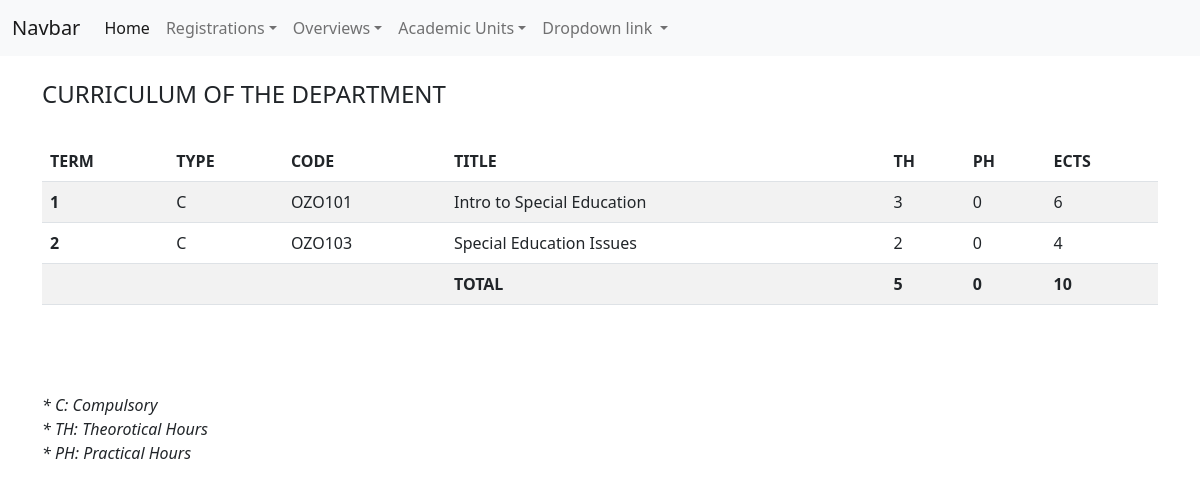
/overviews/curriculum/2, run on the app's committed database.
### registrations/models.py (models this page shows, shortened)
class Curriculums(models.Model):
    class Term(models.IntegerChoices):
        first = 1
        second = 2
        third = 3
        forth = 4
        fifth = 5
        sixth = 6
        seventh = 7
        eighth = 8
    TYPE_CHOICE = [
        ("C", "Compulsory"),
        ("E", "Elective")
    ]
    department = models.ForeignKey(Departments, on_delete=models.SET_NULL, null=True)
    term = models.IntegerField(choices=Term.choices)
    code = models.CharField(max_length=6, unique=True)
    title = models.CharField(max_length=50)
    theortical_hours = models.IntegerField(validators=[MinValueValidator(0), MaxValueValidator(12)])
    practical_hours = models.IntegerField(validators=[MinValueValidator(0), MaxValueValidator(12)])
    ects = models.IntegerField(validators=[MinValueValidator(0), MaxValueValidator(12)])
    course_type = models.CharField(max_length=20, choices=TYPE_CHOICE)
    student = models.ManyToManyField(Students)

### overviews/views.py (the view)
# urls.py: path('curriculum/<int:dep_id>', views.curriculum_view, name="curriculum"),
def curriculum_view(request, dep_id):
    curriculum_data = Curriculums.objects.filter(department_id = dep_id).order_by('term')
    curriculum_hours_sum = curriculum_data.aggregate(Sum('theortical_hours'))
    practical_hours_sum = curriculum_data.aggregate(Sum('practical_hours'))
    ects_sum = curriculum_data.aggregate(Sum('ects'))
    var = {
        "curriculum_data":curriculum_data, "curriculum_hours_sum":curriculum_hours_sum,
        "practical_hours_sum":practical_hours_sum,
        "ects_sum":ects_sum
        }
    return render(request,"overviews/curriculum.html",context=var)

### overviews/templates/overviews/curriculum.html
{% extends 'base.html' %}
{% block body %}
<div class="container">
    <br>
    <h4>CURRICULUM OF THE {{data.department}} DEPARTMENT</h4>
    <br>
    <table class="table table-striped table-hover">
        <thead>
          <tr>
            <th scope="col">TERM</th>
            <th scope="col">TYPE</th>
            <th scope="col">CODE</th>
            <th scope="col">TITLE</th>
            <th scope="col">TH</th>
            <th scope="col">PH</th>
            <th scope="col">ECTS</th>
          </tr>
        </thead>
        <tbody>
            {% for cur in curriculum_data %}
            <tr>
                <th scope="row">{{cur.term}}</th>
                <td>{{cur.course_type}}</td>
                <td>{{cur.code}} </td>
                <td>{{cur.title}}</td>
                <td>{{cur.theortical_hours}}</td>
                <td>{{cur.practical_hours}}</td>
                <td>{{cur.ects}}</td>
              </tr>
            {% endfor %}
            <tr>
                <th scope="row"></th>
                <td></td>
                <td></td>
                <td><b>TOTAL</b></td>
                <td><b>{{curriculum_hours_sum.theortical_hours__sum}}</b></td>
                <td><b>{{practical_hours_sum.practical_hours__sum}}</b></td>
                <td><b>{{ects_sum.ects__sum}}</b></td>
              </tr>
        </tbody>
      </table>
      <br>
      <br>
      <br>
      <i>* C: Compulsory <br>* TH: Theorotical Hours <br>* PH: Practical Hours </i>
</div>
{% endblock body %}

### data on the page
Curriculums: term "1", course_type "C", code "OZO101", title "Intro to Special Education", theortical_hours "3", practical_hours "0", ects "6"
Curriculums: term "2", course_type "C", code "OZO103", title "Special Education Issues", theortical_hours "2", practical_hours "0", ects "4"

### other printed values
{{ curriculum_hours_sum.theortical_hours__sum }} "5"
{{ practical_hours_sum.practical_hours__sum }} "0"
{{ ects_sum.ects__sum }} "10"
